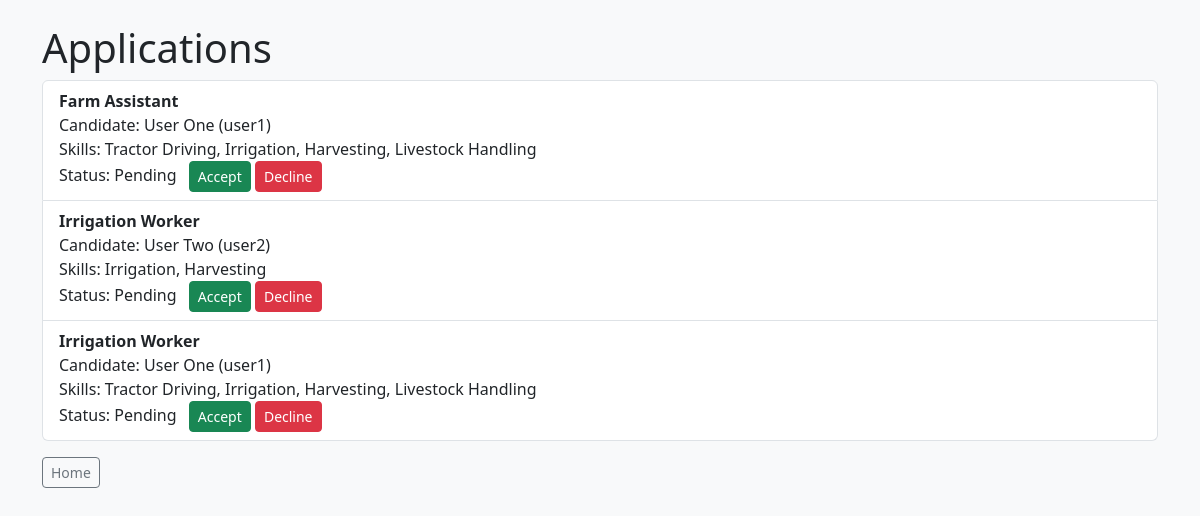
Page /applications/ (signed in) on the earlier database version.
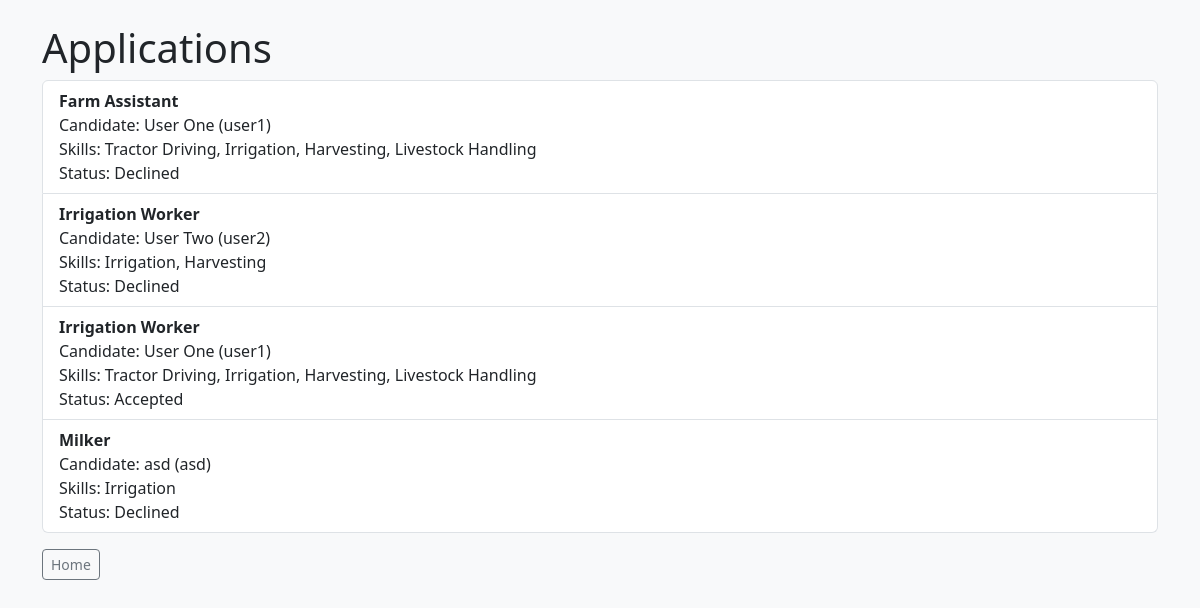
Same page on the later database version.
### core/models.py (models this page shows, shortened)
class Application(models.Model):
    candidate = models.ForeignKey(CandidateProfile, on_delete=models.CASCADE)
    job = models.ForeignKey(Job, on_delete=models.CASCADE)
    status = models.CharField(max_length=50, default="Pending")

class Job(models.Model):
    employer = models.ForeignKey(EmployerProfile, on_delete=models.CASCADE)
    title = models.CharField(max_length=100)
    description = models.TextField()
    location = models.CharField(max_length=100)

class CandidateProfile(models.Model):
    user = models.OneToOneField(User, on_delete=models.CASCADE)
    full_name = models.CharField(max_length=100)
    location = models.CharField(max_length=100, blank=True)
    bio = models.TextField(blank=True)

class CandidateSkill(models.Model):
    candidate = models.ForeignKey(CandidateProfile, on_delete=models.CASCADE)
    skill = models.ForeignKey(Skill, on_delete=models.CASCADE)
    class Meta:
        unique_together = ("candidate", "skill")

class Skill(models.Model):
    name = models.CharField(max_length=100, unique=True)

### core/views.py (the view)
# urls.py: path("applications/", views.application_list, name="application_list"),
@login_required
def application_list(request):
    base_queryset = Application.objects.select_related(
        "candidate",
        "candidate__user",
        "job",
        "job__employer",
    ).prefetch_related("candidate__candidateskill_set__skill")
    if is_candidate(request.user):
        candidate = get_object_or_404(CandidateProfile, user=request.user)
        applications = base_queryset.filter(candidate=candidate)
    elif is_employer(request.user):
        employer = get_object_or_404(EmployerProfile, user=request.user)
        applications = base_queryset.filter(job__employer=employer)
    elif is_recruiter(request.user) or request.user.is_superuser:
        applications = base_queryset.all()
    else:
        applications = Application.objects.none()
    return render(
        request,
        "core/application_list.html",
        {"applications": applications, "user_role": get_user_role(request.user)},
    )

### core/views.py (called while the page is built)
def get_user_role(user):
    if not user.is_authenticated:
        return ""
    try:
        return user.userprofile.role
    except UserProfile.DoesNotExist:
        return ""

def is_candidate(user):
    return get_user_role(user) == "candidate"

def is_employer(user):
    return get_user_role(user) == "employer"

def is_recruiter(user):
    return get_user_role(user) == "recruiter"

### core/templates/core/application_list.html (shortened to what this page needs)
<!DOCTYPE html>
<html lang="en">
<head>
    <link href="https://cdn.jsdelivr.net/npm/bootstrap@5.3.3/dist/css/bootstrap.min.css" rel="stylesheet">
</head>
<body class="bg-light">
    <div class="container py-4">
    <h1>Applications</h1>
    {% if applications %}
        <ul class="list-group mb-3">
            {% for application in applications %}
                <li class="list-group-item">
                    <strong>{{ application.job.title }}</strong><br>
                    Candidate: {{ application.candidate.full_name }} ({{ application.candidate.user.username }})<br>
                    Skills:
                    {% for candidate_skill in application.candidate.candidateskill_set.all %}
                        {{ candidate_skill.skill.name }}{% if not forloop.last %}, {% endif %}
                    {% empty %}
                        No skills listed
                    {% endfor %}
                    <br>
                    <span>Status: {{ application.status }}</span>
                    {% if application.status == "Pending" and user_role == "employer" or application.status == "Pending" and user_role == "recruiter" or application.status == "Pending" and user.is_superuser %}
                        <form method="post" action="/applications/{{ application.id }}/status/" class="d-inline ms-2">
                            <button type="submit" name="status" value="Accepted" class="btn btn-success btn-sm">Accept</button>
                            <button type="submit" name="status" value="Declined" class="btn btn-danger btn-sm">Decline</button>
                        </form>
                    {% endif %}
                </li>
            {% endfor %}
        </ul>
    {% else %}
        <p>No applications found.</p>
    {% endif %}
    <p><a href="/" class="btn btn-outline-secondary btn-sm">Home</a></p>
    </div>
</body>
</html>

Differences in the rows shown:
changed Application "Farm Assistant": status "Pending" → "Declined"; no longer shows "Accept Decline"
changed Application "User Two": status "Pending" → "Declined"; no longer shows "Accept Decline"
changed Application: status "Pending" → "Accepted"; no longer shows "Accept Decline"
added Application: job "Milker", candidate.full_name "asd", candidate.user.username "asd", status "Declined"
added CandidateSkill: skill.name "Irrigation", shown under "Milker"
